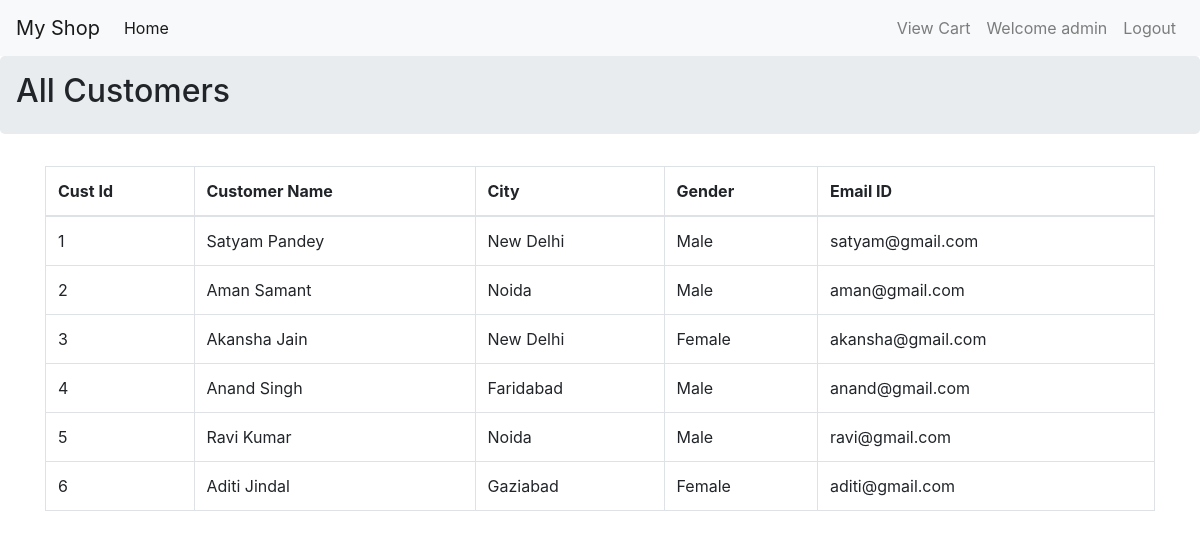
/allcusts/ (signed in), run on the app's committed database.
### myapp/models.py (models this page shows, shortened)
class Customer(models.Model):
    cname=models.CharField(max_length=30)
    city=models.CharField(max_length=20)
    gender=models.CharField(max_length=12)
    email=models.CharField(max_length=40)
    class Meta:
        db_table='customers'

### myapp/views.py (the view)
# urls.py: path('allcusts/',views.AllCustomers.as_view(),name='allcusts'),
class AllCustomers(generic.View):
    def get(self,req):
        all=Customer.objects.all()
        if req.session.get("msg") is not None:
            msg=req.session.get("msg")
            req.session.pop("msg")
        return render(req,"allcustomer.html",locals())

### myapp/templates/allcustomer.html (shortened to what this page needs)
{% extends 'base.html' %}
{% block ptitle %} All Customers {% endblock %}
{% block main %}
<div class="container">
    <table class="table table-bordered">
        <thead>
            <tr>
                <th>Cust Id</th>
                <th>Customer Name</th>
                <th>City</th>
                <th>Gender</th>
                <th>Email ID</th>
            </tr>
        </thead>
        <tbody>
            {% for c in all %}
            <tr>
            <td>{{c.id}}</td>
            <td>{{c.cname}}</td>
            <td>{{c.city}}</td>
            <td>{{c.gender}}</td>
            <td>{{c.email}}</td>
            </tr>
            {% endfor %}
        </tbody>
    </table>
</div>
{% endblock %}

### data on the page
Customer: id "1", cname "Satyam Pandey", city "New Delhi", gender "Male", email "satyam@gmail.com"
Customer: id "2", cname "Aman Samant", city "Noida", gender "Male", email "aman@gmail.com"
Customer: id "3", cname "Akansha Jain", city "New Delhi", gender "Female", email "akansha@gmail.com"
Customer: id "4", cname "Anand Singh", city "Faridabad", gender "Male", email "anand@gmail.com"
Customer: id "5", cname "Ravi Kumar", city "Noida", gender "Male", email "ravi@gmail.com"
Customer: id "6", cname "Aditi Jindal", city "Gaziabad", gender "Female", email "aditi@gmail.com"

### other printed values
{{ req.session.uname }} "admin"
